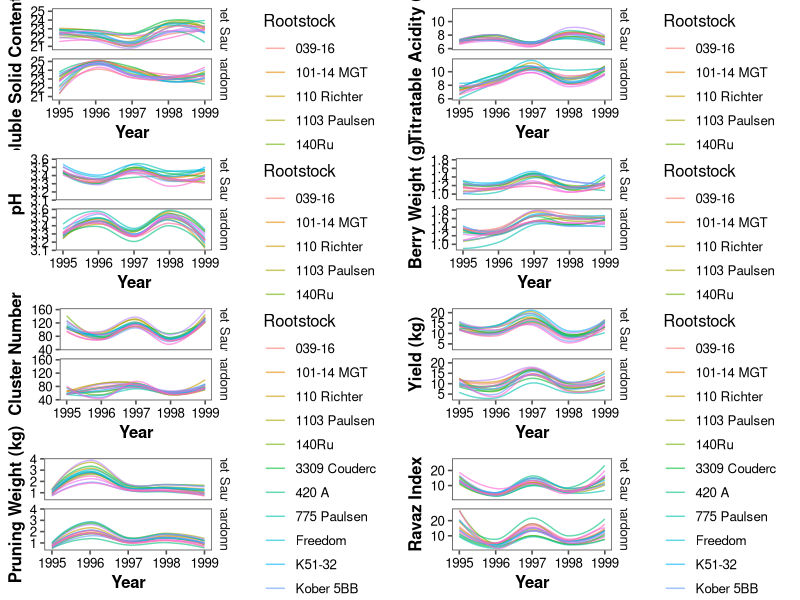
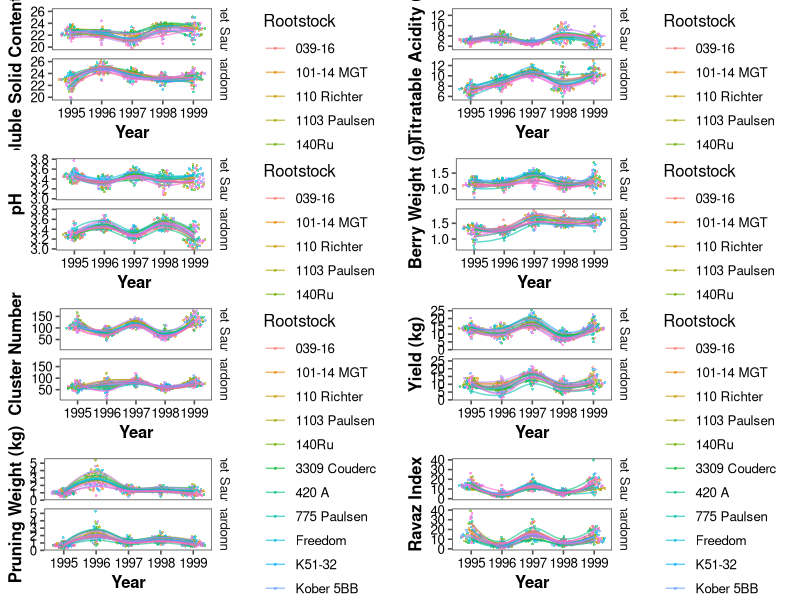

Write the R code that produced these figures, in order.
library(tidyverse)
library(ggthemes)
library(ggbeeswarm)

all_data <- read_csv("liberty_historical_data.csv")

all_data <- all_data %>% mutate(Variety=gsub("Chardonnay", "'Chardonnay'", Variety),Variety=gsub("Cabernet Sauvignon", "'Cabernet Sauvignon'", Variety))

plot1 <- ggplot(all_data, aes (x = year, y=SSC, color=Rootstock)) + 
  geom_line(stat="smooth",method = "loess",alpha=0.6, se=F)+
  labs(y="Soluble Solid Content (°Brix)", x="Year")+
  facet_grid(Variety~.)+
  theme_few()+
  theme(axis.text = element_text(colour="black"), axis.title=element_text(face="bold"))

plot2 <- ggplot(all_data, aes (x = year, y=TA, color=Rootstock)) + 
  geom_line(stat="smooth",method = "loess",alpha=0.6, se=F)+
  labs(y="Titratable Acidity (g/L)", x="Year")+
  facet_grid(Variety~.)+
  theme_few()+
  theme(axis.text = element_text(colour="black"), axis.title=element_text(face="bold"))

plot3 <- ggplot(all_data, aes (x = year, y=pH, color=Rootstock)) + 
  geom_line(stat="smooth",method = "loess",alpha=0.6, se=F)+
  labs(y="pH", x="Year")+
  facet_grid(Variety~.)+
  theme_few()+
  theme(axis.text = element_text(colour="black"), axis.title=element_text(face="bold"))


plot4 <- ggplot(all_data, aes (x = year, y=BerryWt, color=Rootstock)) + 
  geom_line(stat="smooth",method = "loess",alpha=0.6, se=F)+
  labs(y="Berry Weight (g)", x="Year")+
  facet_grid(Variety~.)+
  theme_few()+
  theme(axis.text = element_text(colour="black"), axis.title=element_text(face="bold"))

plot5 <- ggplot(all_data, aes (x = year, y=ClusterNum_Avg, color=Rootstock)) + 
  geom_line(stat="smooth",method = "loess",alpha=0.6, se=F)+
  labs(y="Cluster Number", x="Year")+
  facet_grid(Variety~.)+
  theme_few()+
  theme(axis.text = element_text(colour="black"), axis.title=element_text(face="bold"))


plot6 <- ggplot(all_data, aes (x = year, y=Yield_Avg, color=Rootstock)) + 
  geom_line(stat="smooth",method = "loess",alpha=0.6, se=F)+
  labs(y="Yield (kg)", x="Year")+
  facet_grid(Variety~.)+
  theme_few()+
  theme(axis.text = element_text(colour="black"), axis.title=element_text(face="bold"))

plot7 <- ggplot(all_data, aes (x = year, y=Pruning_Avg, color=Rootstock)) + 
  geom_line(stat="smooth",method = "loess",alpha=0.6, se=F)+
  labs(y="Pruning Weight (kg)", x="Year")+
  facet_grid(Variety~.)+
  theme_few()+
  theme(axis.text = element_text(colour="black"), axis.title=element_text(face="bold"))

plot8 <- ggplot(all_data, aes (x = year, y=Ravaz_Index, color=Rootstock)) + 
  geom_line(stat="smooth",method = "loess",alpha=0.6, se=F)+
  labs(y="Ravaz Index", x="Year")+
  facet_grid(Variety~.)+
  theme_few()+
  theme(axis.text = element_text(colour="black"), axis.title=element_text(face="bold"))

require(cowplot)

pdf("figure1.pdf", width=10, height=13)
plot_grid(plot1, plot2, plot3, plot4,plot5,plot6,plot7, plot8, ncol = 2)
dev.off()

#Plot with individual points

plot1 <- ggplot(all_data, aes (x = year, y=SSC, color=Rootstock)) + 
  geom_quasirandom(alpha = 0.6,size = 1,stroke=0)+
  geom_line(stat="smooth",method = "loess",alpha=0.6, se=F)+
  labs(y="Soluble Solid Content (°Brix)", x="Year")+
  facet_grid(Variety~.)+
  theme_few()+
  theme(axis.text = element_text(colour="black"), axis.title=element_text(face="bold"))

plot2 <- ggplot(all_data, aes (x = year, y=TA, color=Rootstock)) + 
  geom_quasirandom(alpha = 0.6,size = 1,stroke=0)+
  geom_line(stat="smooth",method = "loess",alpha=0.6, se=F)+
  labs(y="Titratable Acidity (g/L)", x="Year")+
  facet_grid(Variety~.)+
  theme_few()+
  theme(axis.text = element_text(colour="black"), axis.title=element_text(face="bold"))

plot3 <- ggplot(all_data, aes (x = year, y=pH, color=Rootstock)) + 
  geom_quasirandom(alpha = 0.6,size = 1,stroke=0)+
  geom_line(stat="smooth",method = "loess",alpha=0.6, se=F)+
  labs(y="pH", x="Year")+
  facet_grid(Variety~.)+
  theme_few()+
  theme(axis.text = element_text(colour="black"), axis.title=element_text(face="bold"))

plot4 <- ggplot(all_data, aes (x = year, y=BerryWt, color=Rootstock)) + 
  geom_quasirandom(alpha = 0.6,size = 1,stroke=0)+
  geom_line(stat="smooth",method = "loess",alpha=0.6, se=F)+
  labs(y="Berry Weight (g)", x="Year")+
  facet_grid(Variety~.)+
  theme_few()+
  theme(axis.text = element_text(colour="black"), axis.title=element_text(face="bold"))

plot5 <- ggplot(all_data, aes (x = year, y=ClusterNum_Avg, color=Rootstock)) + 
  geom_quasirandom(alpha = 0.6,size = 1,stroke=0)+
  geom_line(stat="smooth",method = "loess",alpha=0.6, se=F)+
  labs(y="Cluster Number", x="Year")+
  facet_grid(Variety~.)+
  theme_few()+
  theme(axis.text = element_text(colour="black"), axis.title=element_text(face="bold"))


plot6 <- ggplot(all_data, aes (x = year, y=Yield_Avg, color=Rootstock)) +
  geom_quasirandom(alpha = 0.6,size = 1,stroke=0)+
  geom_line(stat="smooth",method = "loess",alpha=0.6, se=F)+
  labs(y="Yield (kg)", x="Year")+
  facet_grid(Variety~.)+
  theme_few()+
  theme(axis.text = element_text(colour="black"), axis.title=element_text(face="bold"))

plot7 <- ggplot(all_data, aes (x = year, y=Pruning_Avg, color=Rootstock)) + 
  geom_quasirandom(alpha = 0.6,size = 1,stroke=0)+
  geom_line(stat="smooth",method = "loess",alpha=0.6, se=F)+
  labs(y="Pruning Weight (kg)", x="Year")+
  facet_grid(Variety~.)+
  theme_few()+
  theme(axis.text = element_text(colour="black"), axis.title=element_text(face="bold"))

plot8 <- ggplot(all_data, aes (x = year, y=Ravaz_Index, color=Rootstock)) + 
  geom_quasirandom(alpha = 0.6,size = 1,stroke=0)+
  geom_line(stat="smooth",method = "loess",alpha=0.6, se=F)+
  labs(y="Ravaz Index", x="Year")+
  facet_grid(Variety~.)+
  theme_few()+
  theme(axis.text = element_text(colour="black"), axis.title=element_text(face="bold"))

require(cowplot)

pdf("figureS4.pdf", width=10, height=13)
plot_grid(plot1, plot2, plot3, plot4,plot5,plot6,plot7, plot8, ncol = 2)
dev.off()
